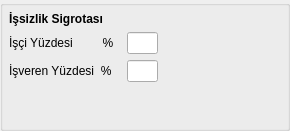
        <widget class="QGroupBox" name="groupBox_5">
         <property name="title">
          <string/>
         </property>
         <layout class="QGridLayout" name="gridLayout_19">
          <property name="margin">
           <number>6</number>
          </property>
          <item row="0" column="0">
           <layout class="QGridLayout" name="gridLayout" columnstretch="1,4,15">
            <item row="0" column="0" colspan="3">
             <widget class="QLabel" name="label_4">
              <property name="sizePolicy">
               <sizepolicy hsizetype="Expanding" vsizetype="Fixed">
                <horstretch>0</horstretch>
                <verstretch>0</verstretch>
               </sizepolicy>
              </property>
              <property name="font">
               <font>
                <pointsize>9</pointsize>
                <weight>75</weight>
                <bold>true</bold>
               </font>
              </property>
              <property name="text">
               <string>İşsizlik Sigrotası</string>
              </property>
             </widget>
            </item>
            <item row="1" column="0">
             <widget class="QLabel" name="label_isszlk_sgrtsi_isci_yuzdesi">
              <property name="sizePolicy">
               <sizepolicy hsizetype="Expanding" vsizetype="Fixed">
                <horstretch>0</horstretch>
                <verstretch>0</verstretch>
               </sizepolicy>
              </property>
              <property name="font">
               <font>
                <pointsize>9</pointsize>
               </font>
              </property>
              <property name="text">
               <string>İşçi Yüzdesi         %  </string>
              </property>
             </widget>
            </item>
            <item row="1" column="1">
             <widget class="QCommaEdit" name="comma_edit_isszlk_sig_isci_yuzdesi">
              <property name="sizePolicy">
               <sizepolicy hsizetype="Expanding" vsizetype="Fixed">
                <horstretch>0</horstretch>
                <verstretch>0</verstretch>
               </sizepolicy>
              </property>
              <property name="font">
               <font>
                <pointsize>9</pointsize>
               </font>
              </property>
              <property name="whatsThis">
               <string>Sayilari formatina(Or:1,000,234.50) donusturur. </string>
              </property>
              <property name="QCommaEdit" stdset="0">
               <rect>
                <x>0</x>
                <y>0</y>
                <width>100</width>
                <height>100</height>
               </rect>
              </property>
             </widget>
            </item>
            <item row="2" column="0">
             <widget class="QLabel" name="label_isszlk_sgrtsi_isveren_yuzdesi">
              <property name="sizePolicy">
               <sizepolicy hsizetype="Expanding" vsizetype="Fixed">
                <horstretch>0</horstretch>
                <verstretch>0</verstretch>
               </sizepolicy>
              </property>
              <property name="font">
               <font>
                <pointsize>9</pointsize>
               </font>
              </property>
              <property name="text">
               <string>İşveren Yüzdesi  %</string>
              </property>
             </widget>
            </item>
            <item row="2" column="1">
             <widget class="QCommaEdit" name="comma_edit_isszlk_sig_isveren_yuzdesi">
              <property name="sizePolicy">
               <sizepolicy hsizetype="Expanding" vsizetype="Fixed">
                <horstretch>0</horstretch>
                <verstretch>0</verstretch>
               </sizepolicy>
              </property>
              <property name="font">
               <font>
                <pointsize>9</pointsize>
               </font>
              </property>
              <property name="whatsThis">
               <string>Sayilari formatina(Or:1,000,234.50) donusturur. </string>
              </property>
              <property name="QCommaEdit" stdset="0">
               <rect>
                <x>0</x>
                <y>0</y>
                <width>100</width>
                <height>100</height>
               </rect>
              </property>
             </widget>
            </item>
            <item row="1" column="2">
             <spacer name="horizontalSpacer_10">
              <property name="orientation">
               <enum>Qt::Horizontal</enum>
              </property>
              <property name="sizeHint" stdset="0">
               <size>
                <width>40</width>
                <height>20</height>
               </size>
              </property>
             </spacer>
            </item>
           </layout>
          </item>
          <item row="1" column="0">
           <spacer name="verticalSpacer">
            <property name="orientation">
             <enum>Qt::Vertical</enum>
            </property>
            <property name="sizeHint" stdset="0">
             <size>
              <width>20</width>
              <height>40</height>
             </size>
            </property>
           </spacer>
          </item>
         </layout>
        </widget>
